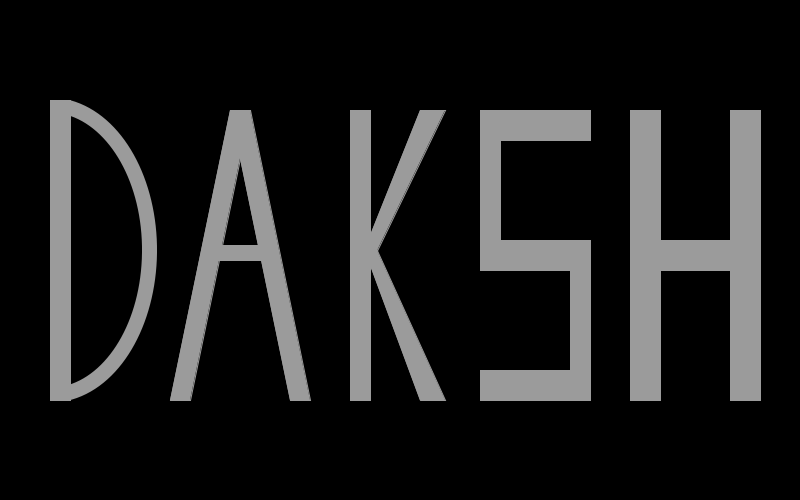
Frame 1 (no input)
Frame 60 (the mouse pressed at the canvas centre just before this capture): identical to frame 1, image omitted
Frame 120 (the mouse held since frame 60 and released just before this capture): identical to frame 1, image omitted

The Processing sketch that drew this single still picture (run headless with seeded random() and noise(); from frame 60 on, the mouse is pressed at the canvas centre):

// Processing sketch: ProcessingUnit2Assignment
// ── ProcessingUnit2Assignment.pde
// Title - ProcessingUnit2Assignment
// Date - 18/10/24
// Name - Daksh Gulati

void setup () {
  size (800, 500);
}

// sets variables for name
float back = 0;
float xStart = 50;
float xVar = 50;
float yStart = 150;
float yEnd = 350;

// sets variable for colour of shapes
color colourShapes = color (155);

// variable for if name should be shown or not
boolean showName = true;

// sets variables for triangle
float triX1 = 0;
float triY1 = 15;
float triX2 = 5;
float triY2 = 0;
float triX3 = 10;
float triY3 = 15;
color triCol = color (0, 0, 100);

void draw () {
  // Changes background colour
  background (back);

  // if the first letter of my name is pressed, a blue background of triangles are also placed in the background
  if (keyPressed && (key == 'd') || (key == 'D')) {
    drawTriangleBack (triX1, triY1, triX2, triY2, triX3, triY3, triCol);
  }
  
  // Moves name back to original spot
  if (mousePressed == true && mouseButton == CENTER){
    xStart = 50;
  }
  
  // Changes colour of triangles
  // changes colour to red
  if (keyPressed == true && key == 'a' || key == 'A'){
    triCol = color (100, 0, 0);
    // changes colour back to blue
  } else if (keyPressed == true && key == 'c' || key == 'C') {
    triCol = color (0, 0, 100); 
  }

  // Draws name
  if (showName == true) {
    drawLetterD (xStart, xVar, yStart, yEnd, colourShapes);
    drawLetterA (xStart, xVar, yStart, yEnd, colourShapes);
    drawLetterK (xStart, xVar, yStart, yEnd);
    drawLetterS (xStart, xVar, yStart);
    drawLetterH (xStart, xVar, yStart, yEnd);
  }
}

// Changes background colour each time the mouse is clicked then released
void mouseWheel () {
  if (back == 0) {
    back = 245;
  } else {
    back = 0;
  }
}

// Moves name to the right or left depending on the mouse button
void mousePressed () {
  if (mouseButton == RIGHT) {
    // moves name to the right
    xStart += 2;
  } else if (mouseButton == LEFT) {
    // moves name to the left
    xStart -= 2;
  }
}

// drawTriangleBack (float, float, float, float, float, float) -> void
// Draws a triangle grid behind the name
public void drawTriangleBack (float x1, float y1, float x2, float y2, float x3, float y3, color col) {
  // variable for while loop
  float yPos = 0;

  // Fills triangles with designated colour
  fill (col);
  
  // Creates a grid of triangles behind the name
  while (yPos < height) {
    for (float xPos = 0; xPos < width; xPos += 10) {
      triangle (x1 + xPos, y1 + yPos, x2 + xPos, y2 + yPos, x3 + xPos, y3 + yPos);
    }
    yPos += 15;
  }
}

// drawLetterD (float, float, float, float) -> void
// Draws letter D
public void drawLetterD (float x1, float x2, float y1, float y2, color col) {
  // changes colour of stroke and fill for the rect
  stroke (col);
  fill (col);
  rect (x1, y1 - 50, x2 - 30, y2 - 50);

  // changes colour of stroke and stroke weight for arc
  noFill ();
  strokeWeight (15);
  arc (x1, y2 - 100, x2 + 150, y2 - 59, 4.9, 7.7);
}

// drawLetterA (float, float, float, float) -> void
// Draws letter A
public void drawLetterA (float x1, float x2, float y1, float y2, color col) {
  // changes stroke weight back to 1 and fills colour for the letters below
  strokeWeight (1);
  fill (col);
  quad (x1 + 120, y2 + 50, x1 + 140, y2 + 50, x1 + 200, y1 - 40, x1 + 180, y1 - 40);
  quad (x1 + 240, y2 + 50, x1 + 260, y2 + 50, x1 + 200, y1 - 40, x1 + 180, y1 - 40);
  rect (x1 + 155, y2 / 2 + 70, x2 + 20, y1 - 135);
}

// drawLetterK (float, float, float, float) -> void
// Draws letter K
public void drawLetterK (float x1, float x2, float y1, float y2) {
  rect (x1 + 300, y1 - 40, x2 - 30, y1 + 140);
  quad (x1 + 320, y2 / 2 + 60, x1 + 320, y2 / 2 + 90, x1 + 395, y1 - 40, x1 + 370, y1 - 40);
  quad (x1 + 320, y2 / 2 + 60, x1 + 320, y2 / 2 + 90, x1 + 370, y2 + 50, x1 + 395, y2 + 50);
}

// drawLetterS (float, float, float) -> void
// Draws letter S
public void drawLetterS (float x1, float x2, float y) {
  rect (x1 + 430, y - 40, x2 + 60, y - 120);
  rect (x1 + 430, y - 40, x2 - 30, y + 10);
  rect (x1 + 430, y + 90, x2 + 60, y - 120);
  rect (x1 + 520, y + 90, x2 - 30, y + 10);
  rect (x1 + 430, y + 220, x2 + 60, y - 120);
}

// drawLetterH (float, float, float, float) -> void
// Draws letter H
public void drawLetterH (float x1, float x2, float y1, float y2) {
  rect (x1 + 580, y1 - 40, x2 - 20, y2 - 60);
  rect (x1 + 680, y1 - 40, x2 - 20, y2 - 60);
  rect (x1 + 600, y1 + 90, x2 + 50, y1 - 120);
}

// Depending on what key is pressed, the colour of the name will change
void keyPressed () {
  // Changes colour to red
  if (key == 'r' || key == 'R') {
    colourShapes = color (255, 0, 0);
    // Changes colour to green
  } else if (key == 'g' || key == 'G') {
    colourShapes = color (0, 255, 0);
    // Changes colour to blue
  } else if (key == 'b' || key == 'B') {
    colourShapes = color (0, 0, 255);
    // Changes colour to orange
  } else if (key == 'o' || key == 'O') {
    colourShapes = color (255, 165, 0);
    // Changes colour to grey
  } else if (key == ENTER) {
    colourShapes = color (155);
  }
}

// If the boolean is true, the name will show but once backspace is released, the name will disappear, same for vice versa
void keyReleased () {
  if (keyCode == BACKSPACE) {
    showName = !showName;
  }
}
